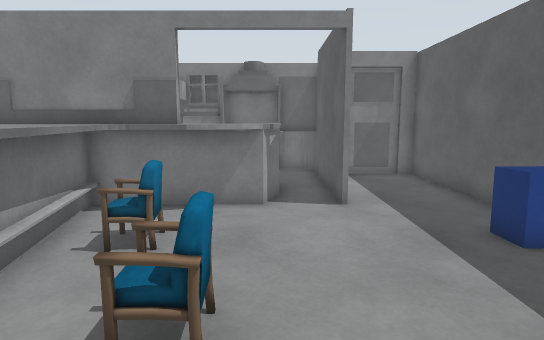
view 1 (above)

16 first-person views from a walk through a world built for the Gazebo simulator. The camera is 1.2 m above the floor, tilts 8° down and sees 75° across. The lines on the ground mark 1 m squares. The floor is counted in squares, 0.5 m on a side. Each view is taken from the middle of a square. On the plan, view 1 faces up. The plan holds only what a view shows up to about 20 squares ahead; the rest is blank. The place goes on beyond the plan. Simple patterns stand in for the simulator's built-in surfaces. Some stock models are drawn as simple stand-ins.

view 2
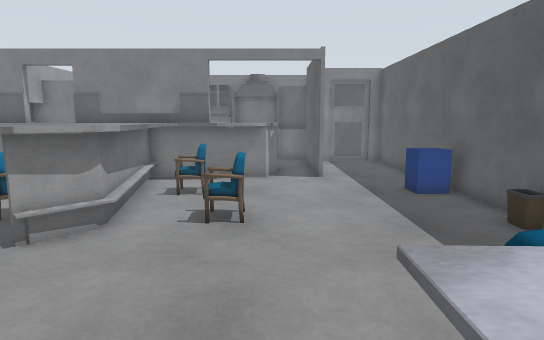

view 3
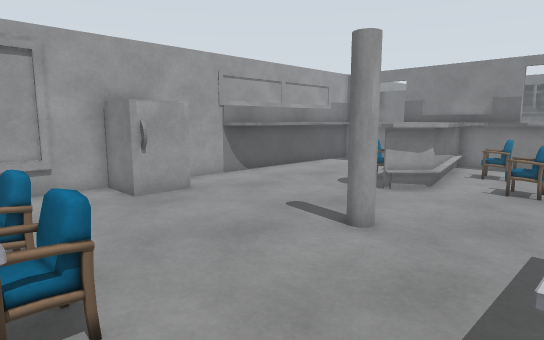

view 4
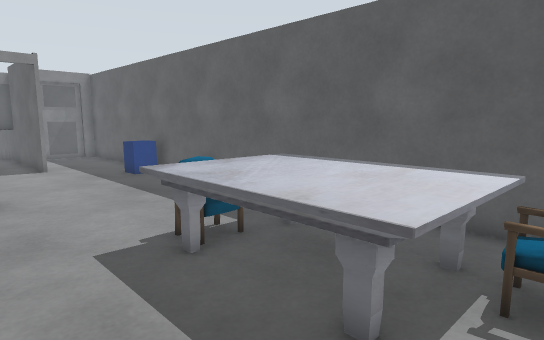

view 5
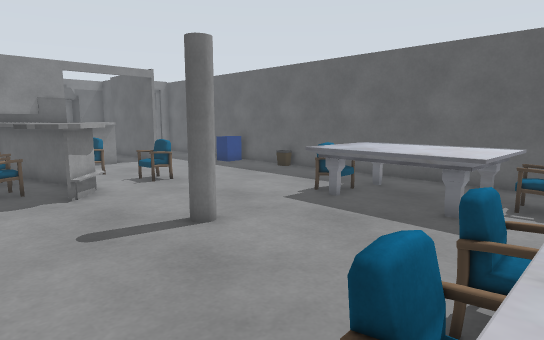

view 6
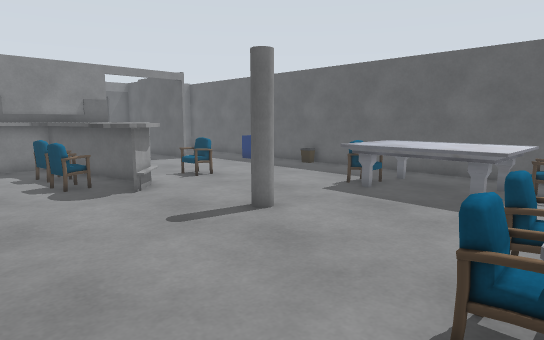

view 7
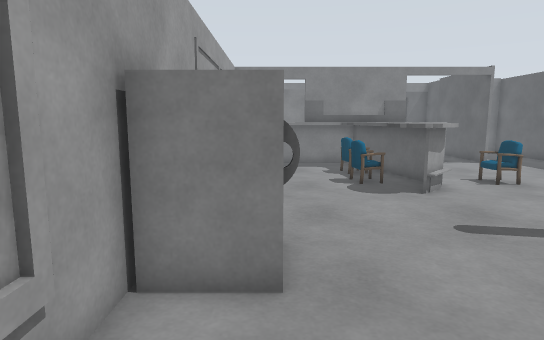

view 8
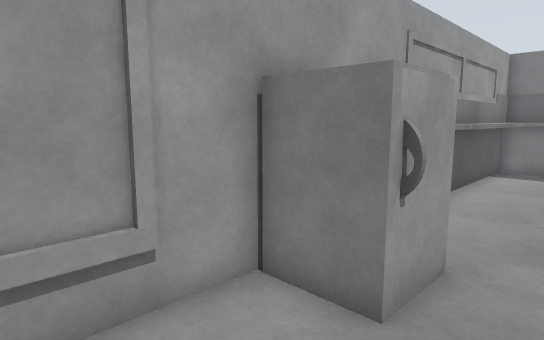

view 9
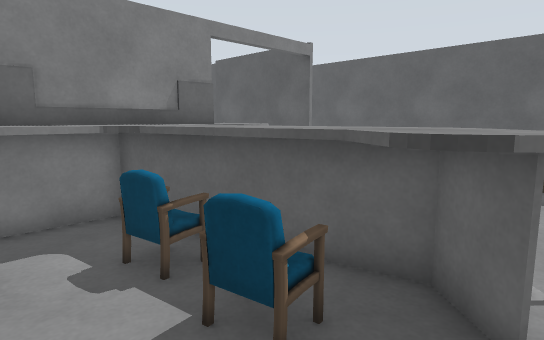

view 10
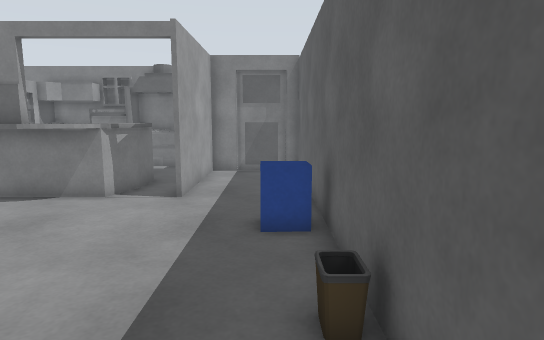

view 11
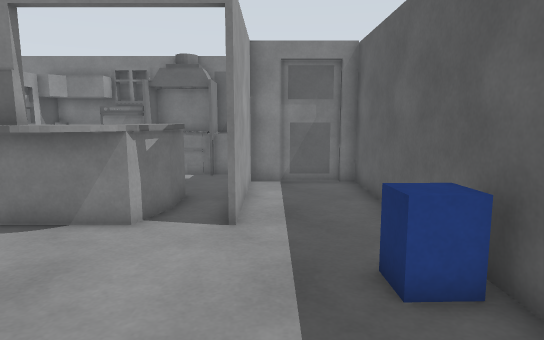

view 12
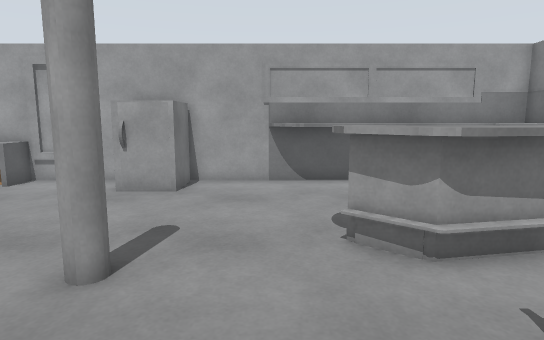

view 13
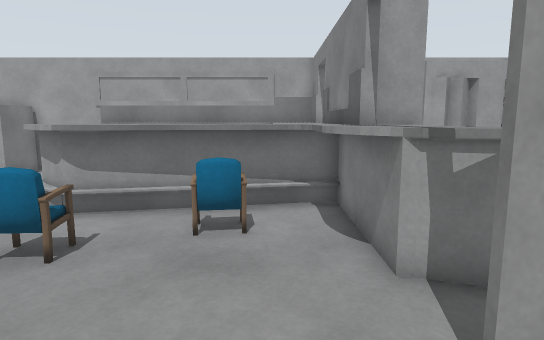

view 14
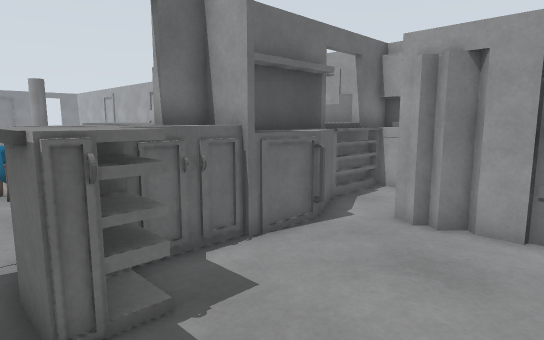

view 15
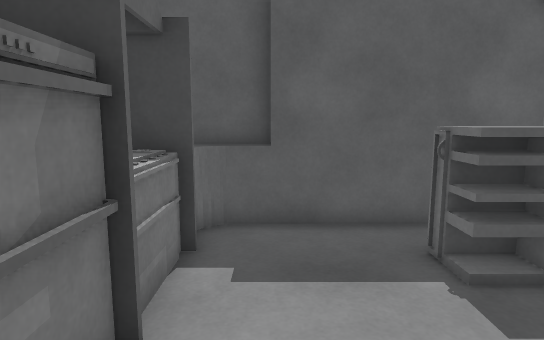

view 16
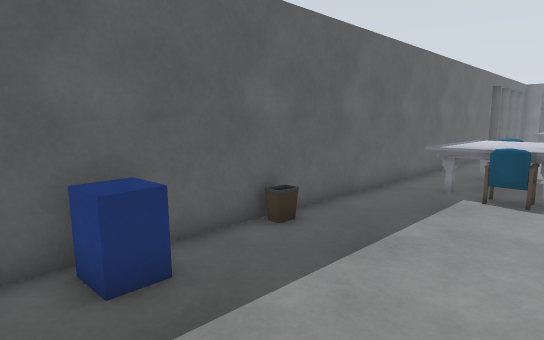

### Floor plan
Points are (right, up) in squares from view 1. A wall is a line through its corners. A room is listed if a view was taken in it or the views show most of it. See-through windows are left out.
Room 1 (views 1, 2, 3, 4, 5, 6, 7, 8, 9, 10, 11, 12, 13, 16)
walls: (-3.4, 2.5) (-4.7, 1.2); (-3.4, 3.2) (-3.4, 2.8); (-5.7, 3) (-5.4, 3.4) (-6, 7.7); (6.3, 3.4) (6.3, 6.6); (-4.1, 8.4) (-3.3, 3.1); (-1.9, 9) (-3.6, 9); (-6.4, 8) (-10.8, 8) (-10.8, 1.1); (-12, -3.2) (-9.8, -3.2) (-9.8, -5.3) (-12, -5.3); (-0.6, 9.6) (-1.2, 9.1) (-2, 9); (-12, 3.1) (-12, -9.5); (-0.3, 9.8) (-0.7, 9.5); (0, 10.2) (-0.2, 9.9) (-8.1, 9.9); (6.3, 7.6) (6.3, 15.8); (6.3, -10.5) (6.3, 2.4); (3.4, 15.8) (2.2, 15.8) (2.2, 9.9); (5.8, 16) (3.2, 16)
low walls: (-5.1, 1.5) (-3.9, 2.8) (-5.2, 8.9); (-10.8, 1.1) (-11.1, 0.6); (-5, 9.1) (-3.8, 2.8) (-5, 1.4); (-4.9, 9.9) (-3.5, 2.8); (-11.5, -9.6) (-10.6, -9.6)
ways out: opening at (1, 10) to room 2
objects: marble table (-7, -10); chair (-7, 3) to (-6, 4); chair (-7, 6) to (-6, 7); chair (-6, -10) to (-5, -9); chair (-4, -10) to (-3, -9); grey pole (-3, -3); chair (-3, 6) to (-2, 7); marble table (-2, -10); chair (-2, 3) to (-1, 4); marble table (1, -8) to (5, -3); chair (2, -3) to (3, -2); chair (3, -9) to (4, -8); postbox (5, 6) to (6, 7)
Room 2 (views 14, 15)
walls: (-2.4, 17.5) (-4.3, 17.5); (-1.1, 12) (-1.1, 13.1) (0.2, 13.1) (0.2, 11.5) (-0.3, 9.8); (0.3, 17.3) (0.3, 18.6); (-3.8, 11.5) (-1.2, 11.5); (-4.5, 18.2) (-6.1, 18.2) (-6.7, 17.6); (0.4, 18.6) (0.4, 17.3); (1.5, 17.6) (-4.5, 17.6); (2.5, 16) (2.5, 17.9); (-6.8, 13.8) (-7.2, 13.4); (-7.1, 16) (-7.1, 14.9) (-7.4, 14.7) (-6.9, 14.3) (-7.2, 13.9); (-6, 11.6) (-3.7, 11.6); (-7.3, 17.4) (-7.3, 15.8); (-7.1, 18.5) (-7.1, 17); (2, 9.9) (2, 17.1)
low walls: (0.1, 17.8) (-1.4, 17.8); (-0.3, 11.9) (-0.3, 13.4)
ways out: opening at (1, 10) to room 1

Positions as (right, up) in squares from view 1, and headings:
1: (0, 0), facing up
2: (0, -5), facing up
3: (1, -10), facing up-left
4: (-2, -9), facing up-right
5: (-8, -10), facing up-right
6: (-10, -10), facing up-right
7: (-10, -10), facing up
8: (-8, -9), facing up-left
9: (-9, 1), facing up-right
10: (5, -1), facing up
11: (3, 2), facing up
12: (2, 0), facing left
13: (5, 8), facing left
14: (1, 17), facing down-left
15: (-6, 16), facing right
16: (0, 9), facing down-right
